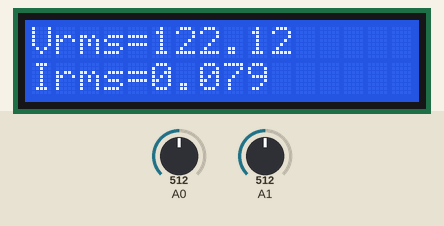
A sketch run on a simulated Arduino Uno, built with avr-gcc and run on an emulated ATmega328P. Shown: 16×2 character LCD. The inputs (shaded band) are chosen by the test bench; at power-on: A0 = 512, A1 = 512.

Above: at 3.0 s.
3.1 s: A0 set to 716
At 5.1 s:
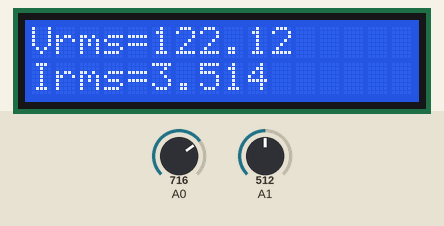
6.1 s: A1 set to 716
At 8.2 s:
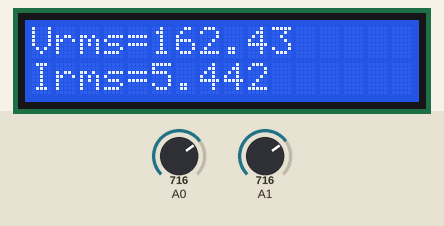
8.5 s: A1 set to 900
At 10.3 s:
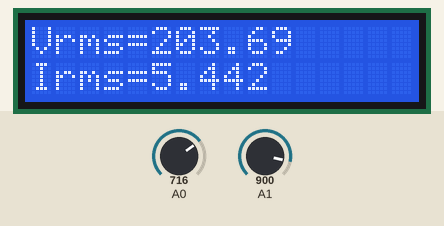
10.8 s: A1 set to 1010
At 12.4 s:
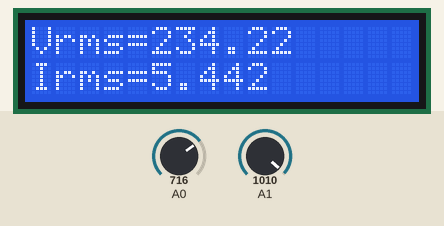
Timing chart, 0 to 13.9 s (numbered marks = the images above; inputs shaded):
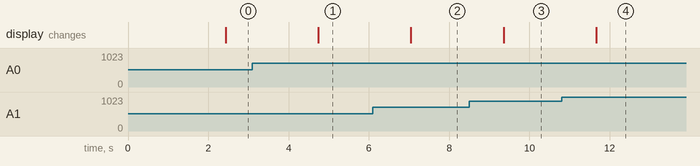

The sketch:

ACS712_Com_Trafo_Para_medir_tensao.ino
```cpp
#include <Wire.h>  //Biblioteca para Comunicação I2C
#include <LiquidCrystal_I2C.h>  //Biblioteca com as funções do display

LiquidCrystal_I2C lcd(0x27, 16, 2);// Inicializa o display no endereco 0x27

float tensaoAC; //Defina aqui a tensão AC da rede
float correnteRms; //A variável que vai armazenar a corrente medida pelo sensor

//Defina a variável 'sensibilidade' a partir da corrente medida pelo seu sensor:
//- Para 30A, sensibilidade = 0.066;
//- Para 20A, sensibilidade = 0.100;
//- Para 5A,  sensibilidade = 0.185;
float sensibilidade = 0.185;
float relacaoDivisiva = 0.5;//Ajuste conforme o divisor resistivo
float relacaoTrafo = 24.4;//Ajuste conforme a relação de transformação do trafo

void setup() {
  lcd.init();
  lcd.init();
  lcd.backlight();  // Ativa a luz de fundo do display
}

void loop() {
  correnteRms = calculaCorrente(filtroDaMedia()); //Calcula a corrente
  tensaoAC = relacaoTrafo*(calculaTensao(filtroDaMediaTensao())); //Calcula a tensão
  lcd.clear(); //Apaga todos os caracteres do display
  lcd.setCursor(0,0); //Coloca o cursor do display na primeira linha e primeira coluna
  //Digita o valor de Tensão na linha 1
  lcd.print("Vrms=");
  lcd.print(tensaoAC);

  //Digita o valor de Corrente na linha 2
  lcd.setCursor(0,1);
  lcd.print("Irms=");
  lcd.print(correnteRms,3);
}

// A função "calculaCorrente" vai converter o sinal amostrado pelo arduino em A0 num valor de corrente.
float calculaCorrente(int sinalSensor) {
  return (float)(sinalSensor)*(5.000)/(1023.000*sensibilidade);
}

// A função "filtroDaMedia", como o nome já diz, é um Filtro da Média. Esse é um filtro digital que serve para retirar o ruído do sinal do sensor.
// Nessa função, nós amostramos o sinal do sensor mil vezes, somamos essas amostras e dividimos por 1000. Obtemos assim a média aritmética de 1000 amostras.
int filtroDaMedia(){
  long somaDasCorrentes=0, mediaDasCorrentes;
  for(int i=0; i<1000; i++){
    somaDasCorrentes+=pow((analogRead(A0)-509),2); //Soma o valor das correntes elevadas ao quadrado para calcular o valor RMS
    delay(1);
  }
  mediaDasCorrentes=sqrt(somaDasCorrentes/1000); //Calcula a média quadrática da corrente
  if(mediaDasCorrentes==1) //esse if é para remover o ruído de 7mA quando I=0. possui uma desvantagem, pois só permite que o sensor meça correntes a partir de (2*5)/(1023*sensibilidade)
  return 0;
  return mediaDasCorrentes;
}

float calculaTensao(int sinalMeiaOnda) {
  return (float)(sinalMeiaOnda)*(5.000)/(1023.000*relacaoDivisiva);
}

int filtroDaMediaTensao() {
  long somaDasTensoes = 0, mediaDasTensoes;
  for(int i = 0; i < 1000; i++) {
    somaDasTensoes += pow(analogRead(A1), 2); // Soma o valor das tensões elevadas ao quadrado para calcular o valor RMS
    delay(1);
  }
  mediaDasTensoes = sqrt((somaDasTensoes) / 1000); // Calcula a média quadrática da tensão

  return mediaDasTensoes;
}
```

Measured:
- after the input at 3.1 s, the display: changes after 1.6 s (image 1)
- after the input at 6.1 s, the display: changes after 0.95 s (image 2)
- after the input at 8.5 s, the display: changes after 0.86 s (image 3)
- after the input at 10.8 s, the display: changes after 0.86 s (image 4)
